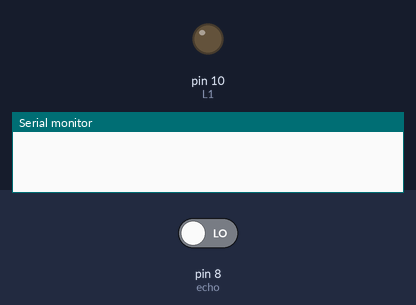
Simulated run of this sketch. Board: Arduino Uno, built with avr-gcc and run on an emulated ATmega328P. Shown: output pins drawn as LEDs (lit = HIGH), the last lines printed to the serial monitor. The test bench sets the inputs (shaded band); at power-on: pin 8 (echo) LOW. Pins used as bus, display or sensor lines are not drawn.

Above: at 0.5 s.
At 2.0 s:
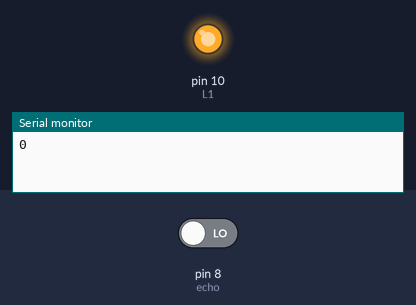
Timing chart, 0 to 6.5 s (numbered marks = the images above):
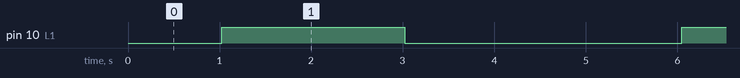

Measured:
- by itself, pin 10 (L1): alternates HIGH for 2.0 s and LOW for 3.0 s

The sketch:

punto_23.ino
```cpp
int L1 = 10;
int L2 = 11;
int trig = 9;
int echo = 8;
int TT;
void setup() {
  pinMode(L1, OUTPUT);
  pinMode(L1, OUTPUT);
  pinMode(trig, OUTPUT);
  pinMode(echo, INPUT);
  Serial.begin(9600);
}

void loop() {
  digitalWrite(trig, HIGH);
  delayMicroseconds(10);
  TT = pulseIn(echo, HIGH);
  delay(25);
  digitalWrite(trig, LOW);
  Serial.println(TT);
  if (TT >= 10000) {
    digitalWrite(L1, HIGH);
    delay(1000);
    digitalWrite(L2, HIGH);
    delay(1000);
  }

  if (TT <= 5000) {
    digitalWrite(L1, HIGH);
    delay(1000);
    digitalWrite(L2, LOW);
    delay(1000);
  }
  if (TT >= 5000) {
    digitalWrite(L1, LOW);
    delay(1000);
    digitalWrite(L2, HIGH);
    delay(1000);
  }
  else {
    digitalWrite(L1, LOW);
    delay(1000);
    digitalWrite(L2, LOW);
    delay(1000);
  }
}
```
